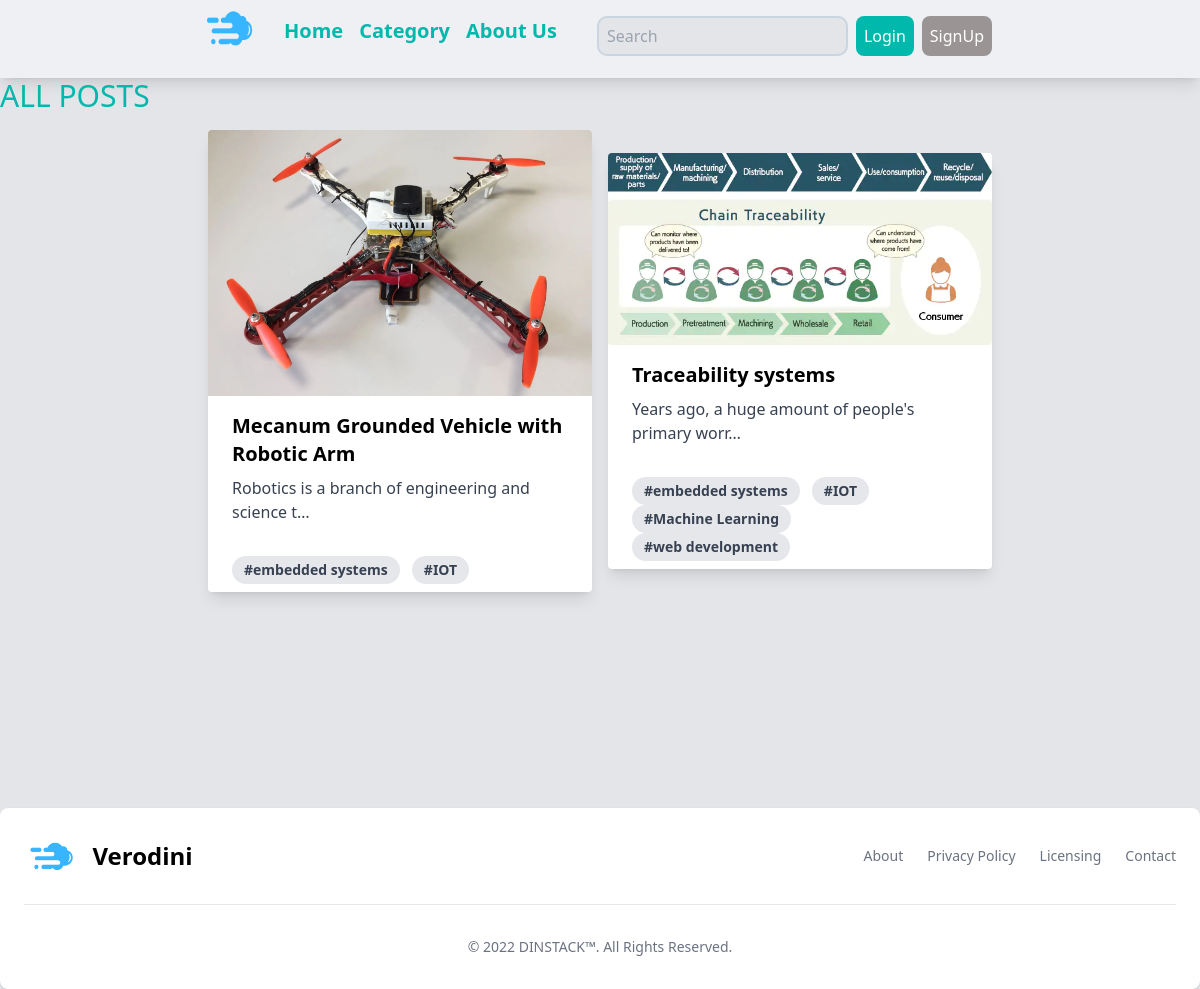
The page /category/ on the database its author committed.
### base/models.py (models this page shows, shortened)
class Blogpost(models.Model):
    title = models.TextField(max_length=100, null=True, blank=True)
    author = models.ForeignKey(User, on_delete=models.CASCADE, null=True, blank=True)
    article = models.TextField(blank=True, null=True)
    tag = models.ManyToManyField(Tags, related_name='tags', blank=True)
    image = models.ImageField(null=True, default="placeholder.png")
    updated = models.DateTimeField(auto_now=True)
    created = models.DateTimeField(auto_now_add=True)

class Tags(models.Model):
    name = models.CharField(null=True, blank=True, max_length=30)
    def __str__(self):
        return self.name

### base/views.py (the view)
# urls.py: path('category/', views.category, name='category'),
def category(request):
    posts = Blogpost.objects.all()
    return render(request, 'base/category.html', {'posts': posts})

### base/Templates/base/category.html
{% extends 'base/main.html' %} {% load static %}
{% block content %}
<h1 class="text-bold text-3xl text-mainBlue">ALL POSTS</h1>
<div
  class="flex flex-col md:flex-row justify-center items-center object-contain py-4 px-8 gap-4"
>
  {% for post in posts %}
  <a href="{% url 'postpage' post.id %}" class="cursor-pointer">
    <div class="max-w-sm rounded overflow-hidden shadow-lg bg-white">
      <img
        class="w-full"
        src="{{post.image.url}}"
        alt="Sunset in the mountains"
      />
      <div class="px-6 py-4">
        <div class="font-bold text-xl mb-2">{{post.title}}</div>
        <p class="text-gray-700 text-base">{{post.article|truncatechars:50}}</p>
      </div>
      <div class="px-6 pt-4 pb-2">
        {% for tag in post.tag.all %}
        <span
          class="inline-block bg-gray-200 rounded-full px-3 py-1 text-sm font-semibold text-gray-700 mr-2"
          >#{{tag}}
        </span>
        {% endfor %}
      </div>
    </div>
  </a>
  {% endfor %}
</div>
{% endblock content %}

### static/css/vid.css (style rules this page uses)
html { line-height: 1.5; -webkit-text-size-adjust: 100%; -moz-tab-size: 4; -o-tab-size: 4; tab-size: 4; font-family: ui-sans-serif, system-ui, -apple-system, BlinkMacSystemFont, "Segoe UI", Roboto, "Helvetica Neue", Arial, "Noto Sans", sans-serif, "Apple Color Emoji", "Segoe UI Emoji", "Segoe UI Symbol", "Noto Color Emoji"; }
body { margin: 0; line-height: inherit; }
h1, h2, h3, h4, h5, h6 { font-size: inherit; font-weight: inherit; }
a { color: inherit; text-decoration: inherit; }
blockquote, dl, dd, h1, h2, h3, h4, h5, h6, hr, figure, p, pre { margin: 0; }
img, svg, video, canvas, audio, iframe, embed, object { display: block; vertical-align: middle; }
img, video { max-width: 100%; height: auto; }
.mb-2 { margin-bottom: 0.5rem; }
.mr-2 { margin-right: 0.5rem; }
.inline-block { display: inline-block; }
.flex { display: flex; }
.w-full { width: 100%; }
.max-w-sm { max-width: 24rem; }
.cursor-pointer { cursor: pointer; }
.flex-col { flex-direction: column; }
.items-center { align-items: center; }
.justify-center { justify-content: center; }
.gap-4 { gap: 1rem; }
.overflow-hidden { overflow: hidden; }
.rounded { border-radius: 0.25rem; }
.rounded-full { border-radius: 9999px; }
.bg-white { --tw-bg-opacity: 1; background-color: rgb(255 255 255 / var(--tw-bg-opacity)); }
.bg-gray-200 { --tw-bg-opacity: 1; background-color: rgb(229 231 235 / var(--tw-bg-opacity)); }
.bg-lightGrey2 { --tw-bg-opacity: 1; background-color: rgb(228 229 233 / var(--tw-bg-opacity)); }
.object-contain { -o-object-fit: contain; object-fit: contain; }
.py-4 { padding-top: 1rem; padding-bottom: 1rem; }
.px-8 { padding-left: 2rem; padding-right: 2rem; }
.px-6 { padding-left: 1.5rem; padding-right: 1.5rem; }
.px-3 { padding-left: 0.75rem; padding-right: 0.75rem; }
.py-1 { padding-top: 0.25rem; padding-bottom: 0.25rem; }
.pt-4 { padding-top: 1rem; }
.pb-2 { padding-bottom: 0.5rem; }
.text-sm { font-size: 0.875rem; line-height: 1.25rem; }
.text-3xl { font-size: 1.875rem; line-height: 2.25rem; }
.text-xl { font-size: 1.25rem; line-height: 1.75rem; }
.text-base { font-size: 1rem; line-height: 1.5rem; }
.font-bold { font-weight: 700; }
.font-semibold { font-weight: 600; }
.text-mainBlue { color: hsla(176, 100%, 36%, 1); }
.text-gray-700 { --tw-text-opacity: 1; color: rgb(55 65 81 / var(--tw-text-opacity)); }
.shadow-lg { --tw-shadow: 0 10px 15px -3px rgb(0 0 0 / 0.1), 0 4px 6px -4px rgb(0 0 0 / 0.1); --tw-shadow-colored: 0 10px 15px -3px var(--tw-shadow-color), 0 4px 6px -4px var(--tw-shadow-color); box-shadow: var(--tw-ring-offset-shadow, 0 0 #0000), var(--tw-ring-shadow, 0 0 #0000), var(--tw-shadow); }
@media (min-width: 768px) { .md\:flex-row { flex-direction: row; } }

### rows shown on the page
Blogpost: image (picture), title "Mecanum Grounded Vehicle with Robotic Arm", article "Robotics is a branch of engineering and science t…"
Tags: name "embedded systems"
Tags: name "IOT"
Blogpost: image (picture), title "Traceability systems", article "Years ago, a huge amount of people's primary worr…"
Tags: name "Machine Learning"
Tags: name "web development"
